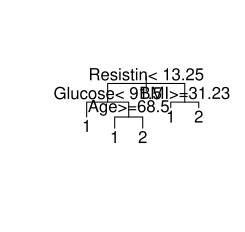

R code for this plot:
library(tidyverse)
library(caret)
library(rpart)
library(dplyr)
setwd("D:/tugasbesar")
getwd()
dataset <- read.csv("dataR2.csv", sep = ",")
dataR2 <- na.omit(dataset)
str(dataR2)
sample_n(dataR2, 10)
set.seed(123)
training.samples <- dataR2$Classification%>%createDataPartition(p = 0.8, list = FALSE)
train.data <- dataR2[training.samples, ]
test.data <- dataR2[-training.samples, ]
set.seed(123)
model <- rpart(Classification~.,data = train.data,method = "class")
par(xpd = NA)
plot(model)
text(model, digits=2)
predicted.classes <- model%>%predict(test.data,type="class")
head(predicted.classes)
head(test.data$Classification)
mean(predicted.classes==test.data$Classification)
